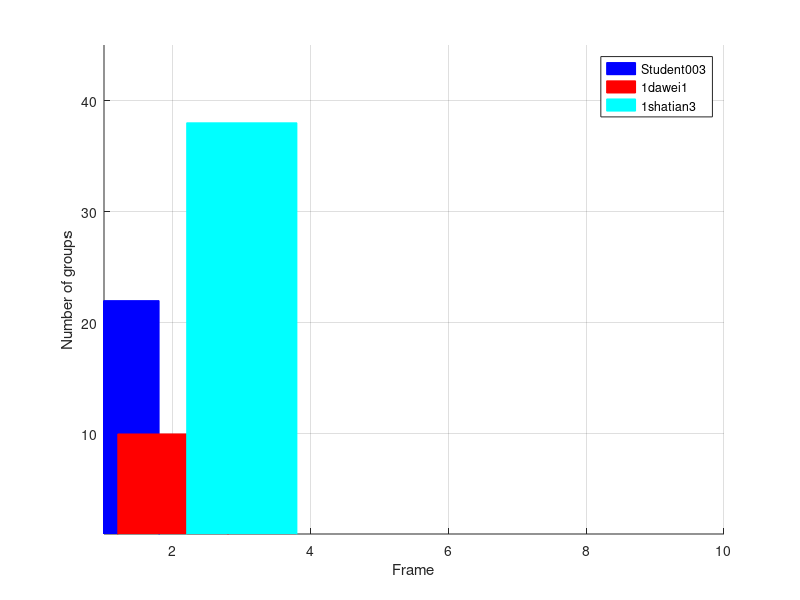

Source code (MATLAB):
NUMGRPa1=10;
NUMGRPa2=38;
student=22;
x=1;
y=2;
z=3;
figure(3);
hold on
AA=bar(x, student, 'FaceColor', 'b', 'EdgeColor', 'b'); 
hold on;
BB=bar(y, NUMGRPa1, 'FaceColor', 'r', 'EdgeColor', 'r');
hold on;
CC=bar(z, NUMGRPa2, 'FaceColor', 'c', 'EdgeColor', 'c');
legend('Student003','1dawei1','1shatian3');
xlabel('Frame');
ylabel('Number of groups');
axis([1 10 1 45])
grid on
colormap cool
